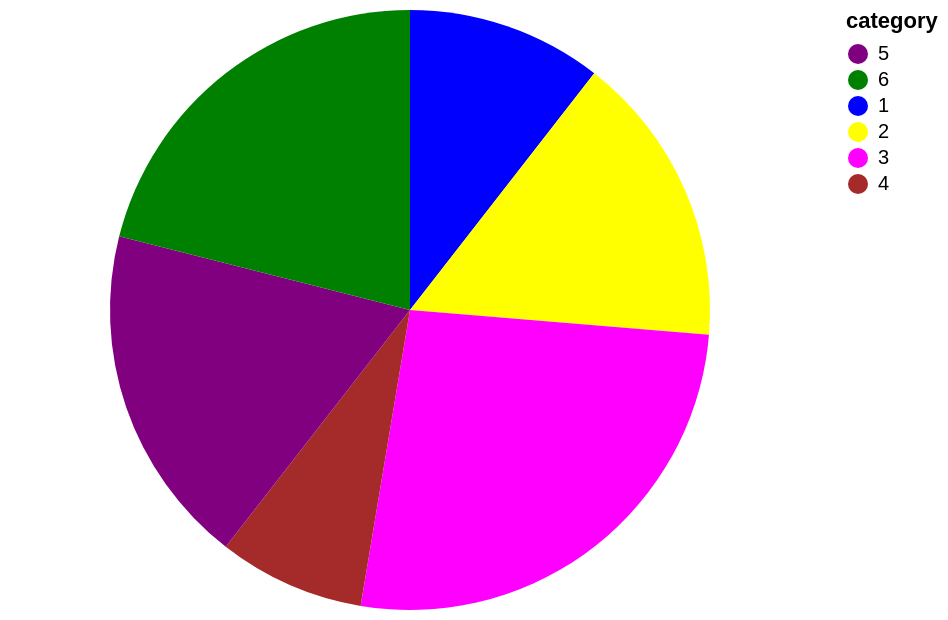

Vega-Lite specification stored for this chart:
### Vega specification from a JSON file in a GitHub repository (floating-point values rounded to 4 significant figures)
{"$schema": "https://vega.github.io/schema/vega/v5.json", "description": "A simple pie chart with embedded data.", "background": "white", "padding": 5, "width": 400, "height": 300, "style": "view", "data": [{"name": "source_0", "values": [{"category": 1, "value": 4}, {"category": 2, "value": 6}, {"category": 3, "value": 10}, {"category": 4, "value": 3}, {"category": 5, "value": 7}, {"category": 6, "value": 8}]}, {"name": "data_0", "source": "source_0", "transform": [{"type": "stack", "groupby": [], "field": "value", "sort": {"field": ["category"], "order": ["ascending"]}, "as": ["value_start", "value_end"], "offset": "zero"}, {"type": "filter", "expr": "isValid(datum[\"value\"]) && isFinite(+datum[\"value\"])"}]}], "marks": [{"name": "marks", "type": "arc", "style": ["arc"], "from": {"data": "data_0"}, "encode": {"update": {"fill": {"scale": "color", "field": "category"}, "description": {"signal": "\"value: \" + (format(datum[\"value\"], \"\")) + \"; category: \" + (isValid(datum[\"category\"]) ? datum[\"category\"] : \"\"+datum[\"category\"])"}, "x": {"signal": "width", "mult": 0.5}, "y": {"signal": "height", "mult": 0.5}, "outerRadius": {"signal": "min(width,height)/2"}, "innerRadius": {"value": 0}, "startAngle": {"scale": "theta", "field": "value_end"}, "endAngle": {"scale": "theta", "field": "value_start"}}}}], "scales": [{"name": "theta", "type": "linear", "domain": {"data": "data_0", "fields": ["value_start", "value_end"]}, "range": [0, 6.283], "zero": true}, {"name": "color", "type": "ordinal", "domain": {"fields": [[5, 6], {"data": "data_0", "field": "category"}]}, "range": ["purple", "green", "blue", "yellow", "magenta", "brown"]}], "legends": [{"fill": "color", "symbolType": "circle", "title": "category"}]}
